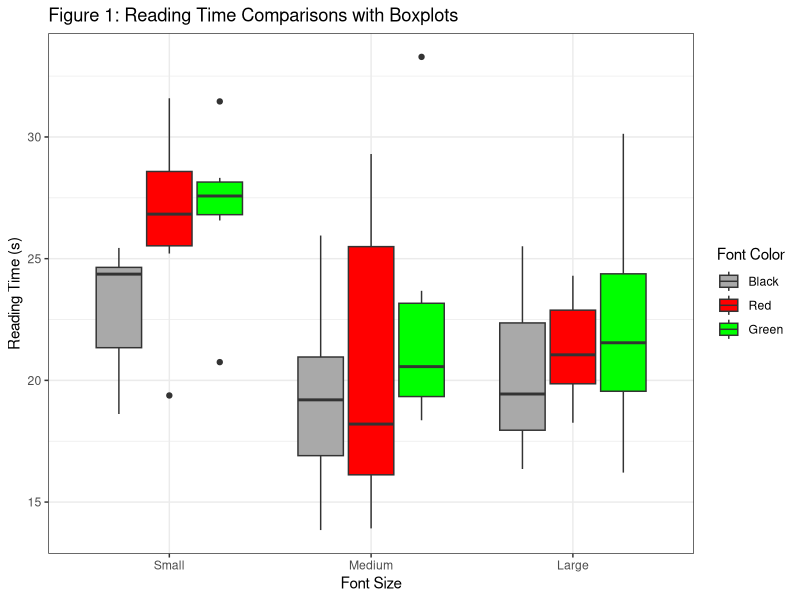
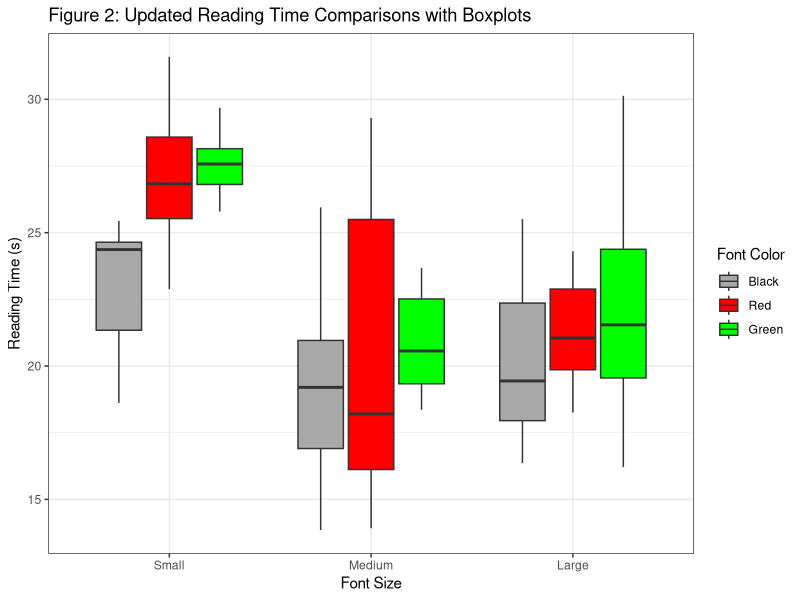
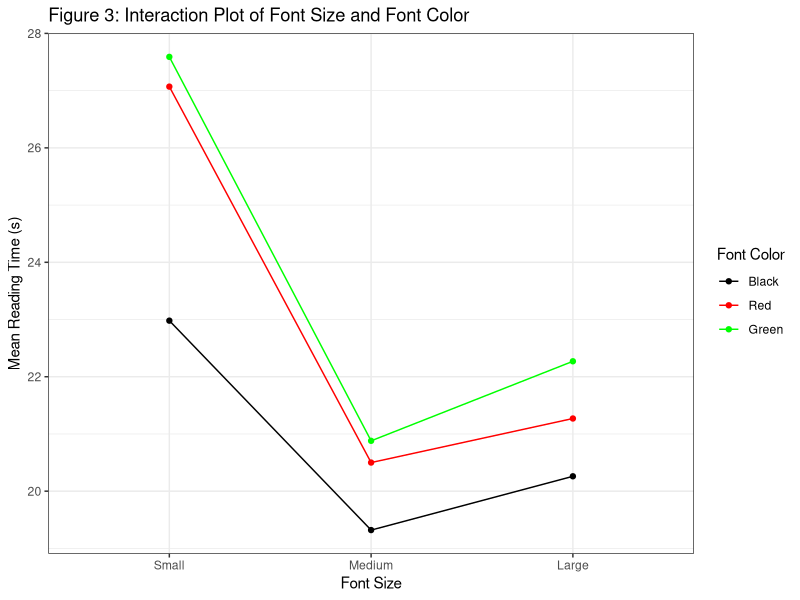
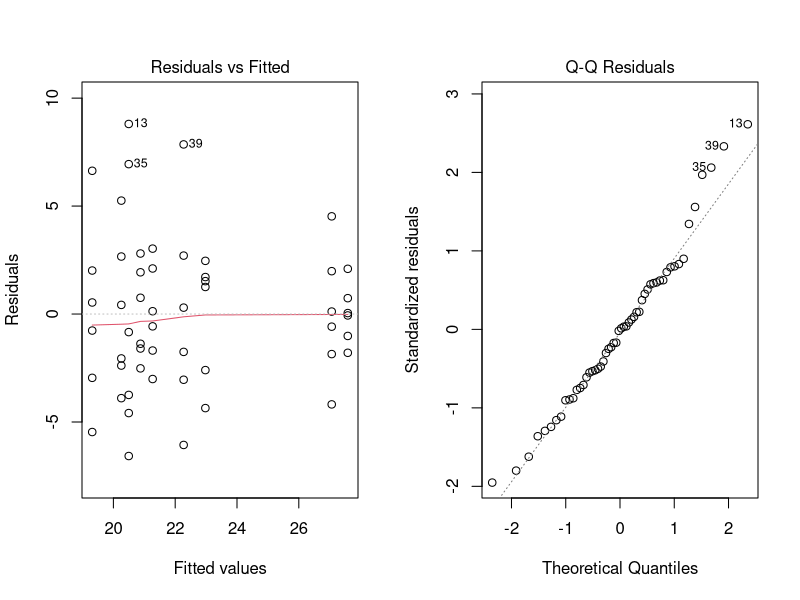
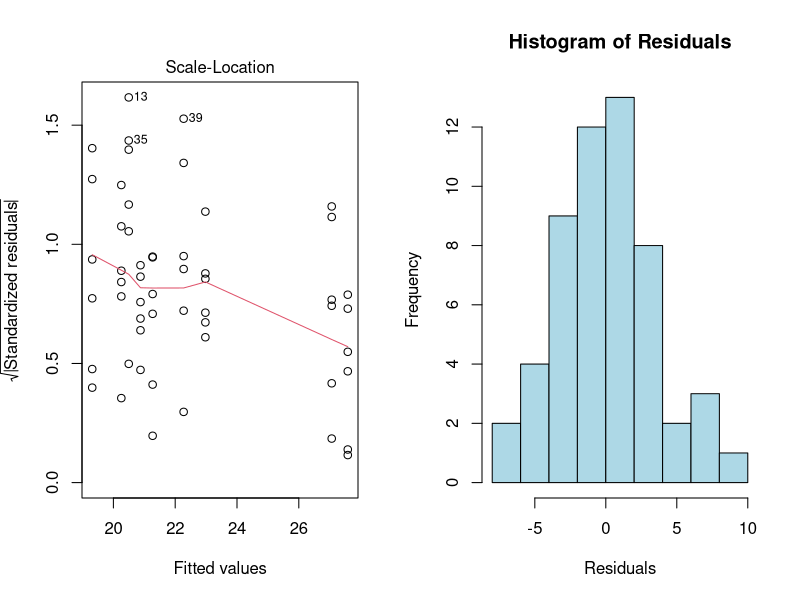

The R script that drew these images, in order:
## ---- chunk 1
knitr::opts_chunk$set(message = FALSE)
knitr::opts_chunk$set(warning = FALSE)
knitr::opts_chunk$set(error = FALSE)

## ---- chunk 2
library(car)
library(emmeans)
library(tidyverse)
library(knitr)
library(broom)

## ---- chunk 3
# randomizing assignments
set.seed(21)

text_settings <- c("black, small", "black, medium", "black, large",
                   "red, small", "red, medium", "red, large",
                   "green, small", "green, medium", "green, large")

treatments <- rep(text_settings, each = 6)

sample(treatments)

## ---- chunk 4
# get factors in their own columns
# font color levels (highest to lowest contrast against white background): black (-1), red (0), green (1)
# font size levels (smallest to largest font): small (-1), medium (0), large (1)
data <- read.csv("Final_Data.csv")

read_speed <- data |>
  mutate("Font Color" = factor(Text.Settings,
                               levels = c("black, small", "black, medium", "black, large",
                                          "red, small", "red, medium", "red, large",
                                          "green, small", "green, medium", "green, large"),
                               labels = rep(c("Black", "Red", "Green"), each = 3)),
         "Font Size" = factor(Text.Settings,
                              levels = c("black, small", "black, medium", "black, large",
                                          "red, small", "red, medium", "red, large",
                                          "green, small", "green, medium", "green, large"),
                              labels = rep(c("Small", "Medium", "Large"), times = 3))) |>
  rename("Time" = Time..s.) |>
  select(`Font Size`, `Font Color`, `Time`)

kable(head(read_speed, n = 9),
      caption = "Reading Time by Factors Data Collection")

## ---- chunk 5
# get key summary stats of our data
summary_stats <- read_speed |>
  group_by(`Font Size`, `Font Color`) |>
  summarise(Mean = round(mean(Time), 2),
            SD = round(sd(Time), 2))

kable(summary_stats,
      col.names = c("Font Size", "Font Color", "Mean (s)", "SD (s)"),
      caption = "Summary Statistics of Reading Time by Treatment Group (n = 6)")

## ---- chunk 6
# boxplots to compare means
ggplot(read_speed, aes(x = `Font Size`,
                       y = `Time`,
                       fill = `Font Color`)) +
  scale_fill_manual(values = c("darkgray", "red", "green")) +
  geom_boxplot() + 
  labs(y = "Reading Time (s)",
       title = "Figure 1: Reading Time Comparisons with Boxplots") +
  theme_bw()

## ---- chunk 7
# remove outliers based on box plot

# outlier small/red is the min
outliers_sr <- read_speed |>
  filter(`Font Size` == "Small", `Font Color` == "Red")

read_speed1 <- outliers_sr |>
  filter(Time == min(outliers_sr$Time))

# outlier small/green is both the min and max
outliers_sg <- read_speed |>
  filter(`Font Size` == "Small", `Font Color` == "Green")

read_speed2 <- outliers_sg |>
  filter(Time == max(outliers_sg$Time) |
         Time == min(outliers_sg$Time))

# outlier medium/green is the max
outliers_mg <- read_speed |>
  filter(`Font Size` == "Medium", `Font Color` == "Green")

read_speed3 <- outliers_mg |>
  filter(Time == max(outliers_mg$Time))

read_speed_clean <- read_speed |>
  filter(Time != read_speed1$Time &
          Time != read_speed2$Time[1] &
          Time != read_speed2$Time[2] &
          Time != read_speed3$Time)

read_speed_new <- read_speed_clean |>
  add_row(`Font Size` = as.factor(c("Small", "Small", "Small", "Medium")),
          `Font Color` = as.factor(c("Green", "Red", "Green", "Green")),
          Time = c(29.68, 22.88, 25.79, 22.81))

# new summary statistics
summary_stats_new <- read_speed_new |>
  group_by(`Font Size`, `Font Color`) |>
  summarise(Mean = round(mean(Time), 2),
            SD = round(sd(Time), 2))

kable(summary_stats_new,
      col.names = c("Font Size", "Font Color", "Mean (s)", "SD (s)"),
      caption = "Updated Summary Statistics of Reading Time by Treatment Group (n = 6)")

# new boxplot w/o outliers
ggplot(read_speed_new, aes(x = `Font Size`,
                             y = `Time`,
                             fill = `Font Color`)) +
  scale_fill_manual(values = c("darkgray", "red", "green")) +
  geom_boxplot() + 
  labs(y = "Reading Time (s)",
       title = "Figure 2: Updated Reading Time Comparisons with Boxplots") +
  theme_bw()
## ---- chunk 8
# interaction plot
ggplot(summary_stats_new, aes(x = `Font Size`,
                          y = Mean,
                          color = `Font Color`,
                          group = `Font Color`)) +
  scale_color_manual(values = c("black", "red", "green")) +
  geom_point() +
  geom_line() +
  labs(y = "Mean Reading Time (s)",
       title = "Figure 3: Interaction Plot of Font Size and Font Color") + 
  theme_bw()

## ---- chunk 9
anova <- aov(`Time` ~ `Font Size` * `Font Color`, read_speed_new)

par(mfrow = c(1, 2))
plot(anova, which = 1:3)

hist(anova$residuals,
     main = "Histogram of Residuals",
     xlab = "Residuals",
     col = "lightblue")
## ---- chunk 10
# generate ANOVA table
kable(tidy(anova),
      digits = 3,
      col.names = c("Sources of Variation", "degrees of freedom", "Sum of Squares", "Mean Square", "F", "p-value"),
      caption = "ANOVA Table")
